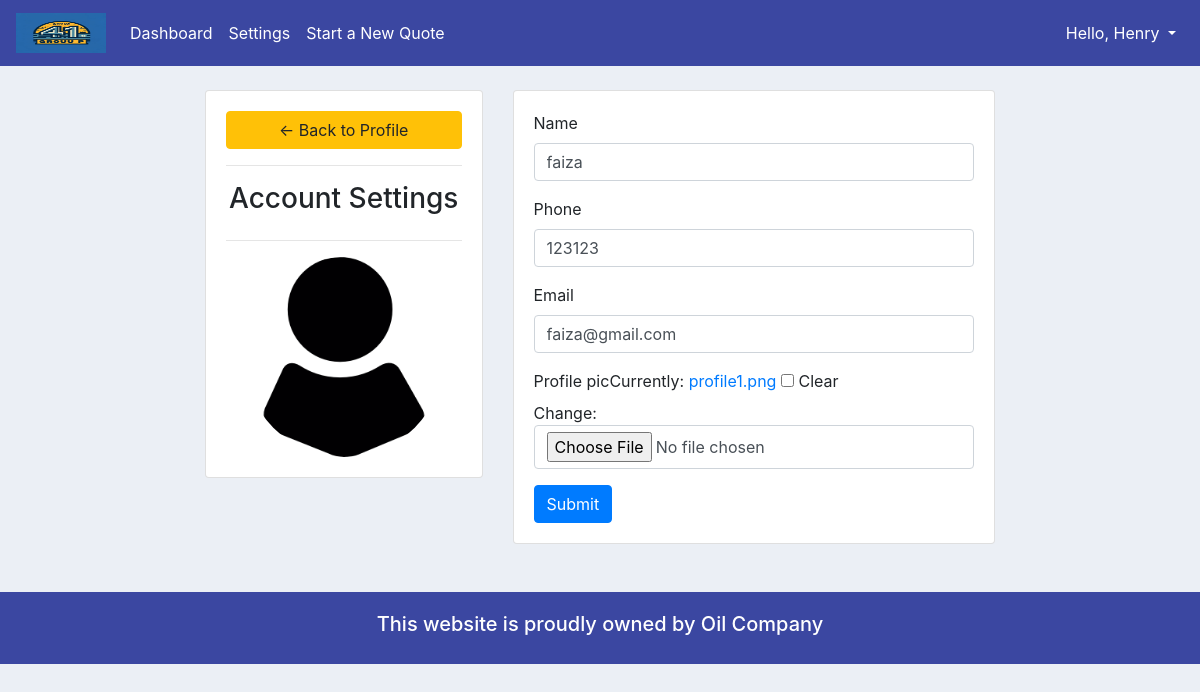
/account/ (signed in), run on the app's committed database.
### accounts/models.py (models this page shows, shortened)
class Customer(models.Model):
    user = models.OneToOneField(User, null=True, blank=True, on_delete=models.CASCADE) # one to one relationships(one customer can have one user and one user can have one customer)
    name = models.CharField(max_length=200, null=True)
    phone = models.CharField(max_length=200, null=True)
    email = models.CharField(max_length=200, null=True)
    profile_pic = models.ImageField(default="profile1.png", null=True, blank=True)
    date_created = models.DateTimeField(auto_now_add=True, null=True)

### accounts/decorators.py (the view)
        def wrapper_func(request, *args, **kwargs):
            group = None
            if request.user.groups.exists():
                group = request.user.groups.all()[0].name # index it first one by [0]
            if group in allowed_roles:     # [] admin/staff/customer what ever it is.
                return view_func(request, *args, **kwargs)
            else:
                return HttpResponse('You are not authorized to view this page')

### accounts/forms.py
class CustomerForm(ModelForm):
    class Meta:
        model = Customer
        fields = '__all__'
        exclude = ['user']

### accounts/views.py (called while the page is built)
@login_required(login_url='login')
@allowed_users(allowed_roles=['customer'])
def accountSettings(request):
    customer = request.user.customer # logged in user
    form = CustomerForm(instance=customer)
    if request.method == 'POST':
        form = CustomerForm(request.POST, request.FILES, instance=customer)
        if form.is_valid():
            form.save()
    context = {'form':form}
    return render(request, 'accounts/account_settings.html', context)

### accounts/templates/accounts/account_settings.html (shortened to what this page needs)
{%  extends 'accounts/main.html' %}
{% load static %}
{% load bootstrap4 %}
{% block content %}
<br>
<div class="row">
	<div class="col-md-2"></div>
	<div class="col-md-3">
		<div class="card card-body">
			<a class="btn btn-warning" href="{% url 'home' %}"> &#8592; Back to Profile</a>
			<hr>
			<h3 style="text-align: center">Account Settings</h3>
			<hr>
			<img class="profile-pic" src="{{request.user.customer.profile_pic.url}}" >
		</div>
	</div>
	<div class="col-md-5">
		<div class="card card-body">
			<form method="POST" action="" enctype="multipart/form-data">
				{% bootstrap_form form %}
			<input class="btn btn-primary" type="submit" name="Update Information">
			</form>
		</div>
	</div>
	<div class="col-md-1"></div>
</div>
{% endblock %}

### accounts/templates/accounts/navbar.html (shortened to what this page needs)
{% load static %}
{% load qr_code %}
<nav class="navbar navbar-expand-lg navbar-dark" style="background-color: #3B47A1;">
  <a class="navbar-brand" href="{% url 'home' %}">
    <img src="{% static 'images/logo1.png' %}" width="90" height="40" alt="">
  </a>
  <div class="collapse navbar-collapse" id="navbarSupportedContent">
    <ul class="navbar-nav mr-auto">
      {% if request.user.is_staff %}
      <li class="nav-item active">
        <a class="nav-link" href="{% url 'home' %}">Dashboard</a>
      </li>
      <li class="nav-item active">
        <a class="nav-link" href="{% url 'products' %}">Products</a>
      </li>
      {% else %}
      <li class="nav-item active">
        <a class="nav-link" href="{% url 'home' %}">Dashboard</a>
      </li>
      <li class="nav-item active">
        <a class="nav-link" href="{% url 'account' %}">Settings</a>
      </li>
      <li class="nav-item active">
        <a class="nav-link" href="{% url 'createOrder_user' user.id %}">Start a New Quote</a>
      </li>
      {% endif %}
    </ul>
    <ul class="navbar-nav">
      <li class="nav-item dropdown">
        <a class="nav-link dropdown-toggle" href="#" id="navbarDropdown" role="button" data-toggle="dropdown"
          aria-haspopup="true" aria-expanded="false" style="color: #fff;">
          Hello, {{request.user}}
        </a>
      </li>
    </ul>
  </div>
</nav>

### static/css/main.css (style rules this page uses)
body { background-color: #ebeff5; }

### accounts/templates/accounts/account_settings.html (style rules this page uses)
.profile-pic { max-width: 200px; max-height:200px; margin: 0 auto; border-radius: 50%; }

### data on the page
Customer: name "faiza", phone "123123", email "faiza@gmail.com"

### other printed values
{{ request.user }} "Henry"
